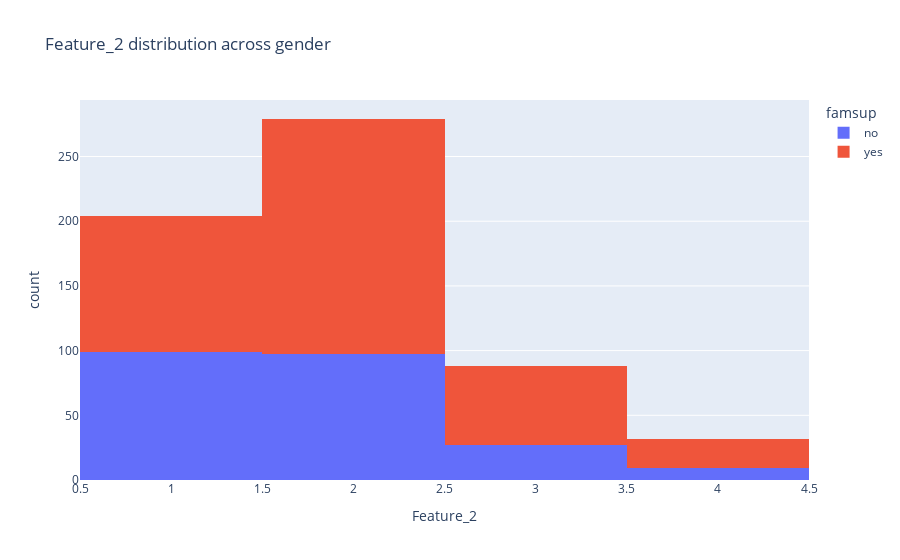

Write notebook code for a chart like this one.
### Markdown cell above
Feature_2 is also some kind of index ranging from 1-4

### Code cell
fig = px.histogram(df,x='Feature_2',color='famsup',title='Feature_2 distribution across gender')
fig.show()

### Figure 1 — Plotly figure (JSON) as saved in the notebook; plotly's stock layout.template omitted (floating-point values rounded to 4 significant figures; data arrays with more than 128 entries replaced by an {"elided": "..."} marker saying what was removed)
{"data": [{"bingroup": "x", "hovertemplate": "famsup=no<br>Feature_2=%{x}<br>count=%{y}<extra></extra>", "legendgroup": "no", "marker": {"color": "#636efa", "pattern": {"shape": ""}}, "name": "no", "orientation": "v", "showlegend": true, "type": "histogram", "x": {"elided": "251 float values"}, "xaxis": "x", "yaxis": "y"}, {"bingroup": "x", "hovertemplate": "famsup=yes<br>Feature_2=%{x}<br>count=%{y}<extra></extra>", "legendgroup": "yes", "marker": {"color": "#EF553B", "pattern": {"shape": ""}}, "name": "yes", "orientation": "v", "showlegend": true, "type": "histogram", "x": {"elided": "398 float values"}, "xaxis": "x", "yaxis": "y"}], "layout": {"barmode": "relative", "legend": {"title": {"text": "famsup"}, "tracegroupgap": 0}, "title": {"text": "Feature_2 distribution across gender"}, "xaxis": {"anchor": "y", "domain": [0, 1], "title": {"text": "Feature_2"}}, "yaxis": {"anchor": "x", "domain": [0, 1], "title": {"text": "count"}}}}
